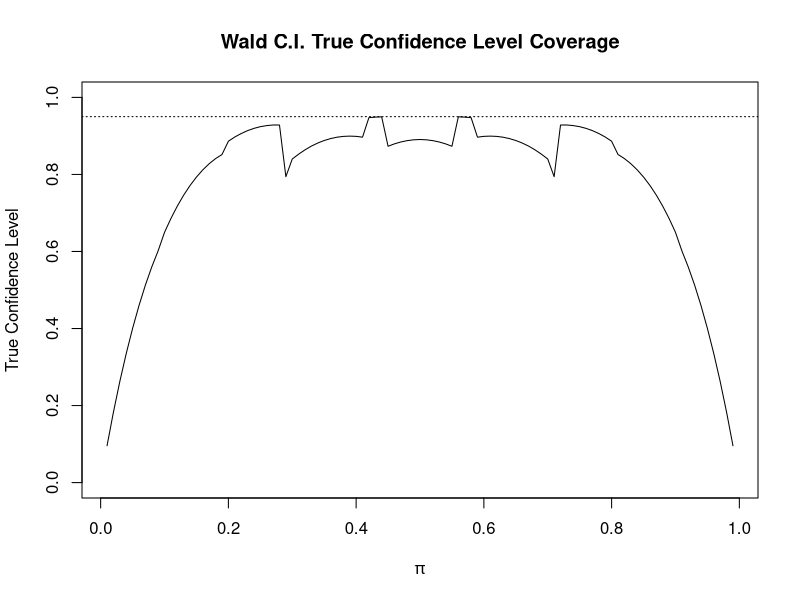

Here is the R script that generated this plot:
## ---- chunk 1

require(knitr)
# Wrap long lines in R:
opts_chunk$set(tidy.opts=list(width.cutoff=80),tidy=TRUE)


pi = 0.6 # true parameter value of the probability of success
alpha = 0.05 # significane level
n = 10
w = 0:n

wald.CI.true.coverage = function(pi, alpha=0.05, n) {
  
  # Objective: 
  #    Calculate the true confidence level of a Wald Confidence (given pi, alpha, and n)
  
  # Input:
  #    pi: the true parameter value
  #    alpha: significance level
  #    n: the number of trials
  
  # Return:
  #    wald.df: a data.frame containing  
  #    (1) observed number of success, w
  #    (2) MLE of pi, pi.hat
  #    (3) Binomial probability of obtaining the number of successes from n trials, pmf
  #    (4) lower bound of the Wald confidence interval, wald.CI_lower.bound
  #    (5) upper bound of the Wald confidence interval, wald.CI_upper.bound 
  #    (6) whether or not an interval contains the true parameter, covered.pi
  
  w = 0:n

  pi.hat = w/n
  pmf = dbinom(x=w, size=n, prob=pi)
  
  var.wald = pi.hat*(1-pi.hat)/n
  wald.CI_lower.bound = pi.hat - qnorm(p = 1-alpha/2)*sqrt(var.wald)
  wald.CI_upper.bound = pi.hat + qnorm(p = 1-alpha/2)*sqrt(var.wald)
  
  covered.pi = ifelse(test = pi>wald.CI_lower.bound, 
                      yes = ifelse(test = pi<wald.CI_upper.bound, yes=1, no=0), no=0)
  
  wald.CI.true.coverage = sum(covered.pi*pmf)
  
  wald.df = data.frame(w, pi.hat, 
                       round(data.frame(pmf, wald.CI_lower.bound,wald.CI_upper.bound),4), 
                       covered.pi)
  
  return(wald.df)
}

# Call the function with user-provided arguments (pi, alpha, n) to 
# generate the data.frame that contains 
# (1) the observed number of success, w 
# (2) MLE of pi, pi.hat
# (3) Binomial probability of obtaining the number of successes from n trials, pmf
# (4) the lower bound of the Wald confidence interval, wald.CI_lower.bound 
# (5) the upper bound of the Wald confidence interval, wald.CI_upper.bound
# (6) whether or not an interval contains the true parameter, covered.pi

wald.df = wald.CI.true.coverage(pi=0.6, alpha=0.05, n=10)

# Obtain the true confidence level from the Wald Confidence,
# given pi, alpha, and n
wald.CI.true.coverage.level = sum(wald.df$covered.pi*wald.df$pmf)

# Generalize the above computation to a sequence of pi's

# Generate an example sequence of pi (feel free to make the increment smaller)
pi.seq = seq(0.01, 0.99, by=0.01)

# Create a matrix to store (1) pi and (2) the true confidence level of 
# the Wald Confidence Interval corresponding to the specific pi
wald.CI.true.matrix = matrix(data=NA,nrow=length(pi.seq),ncol=2)

# Loop through the sequence of pi's to obtain the true confidence level of 
# the Wald Confidence Interval corresponding to the specific pi
counter=1
for (pi in pi.seq) {
    wald.df2 = wald.CI.true.coverage(pi=pi, alpha=0.05, n=10)
    #print(paste('True Coverage is', sum(wald.df2$covered.pi*wald.df2$pmf)))
    wald.CI.true.matrix[counter,] = c(pi,sum(wald.df2$covered.pi*wald.df2$pmf))
    counter = counter+1
}
str(wald.CI.true.matrix)
wald.CI.true.matrix[1:5,]

# Plot the true coverage level (for given n and alpha)
plot(x=wald.CI.true.matrix[,1],
     y=wald.CI.true.matrix[,2],
     ylim=c(0,1),
     main = "Wald C.I. True Confidence Level Coverage", xlab=expression(pi),
     ylab="True Confidence Level",
     type="l")
abline(h=1-alpha, lty="dotted")
